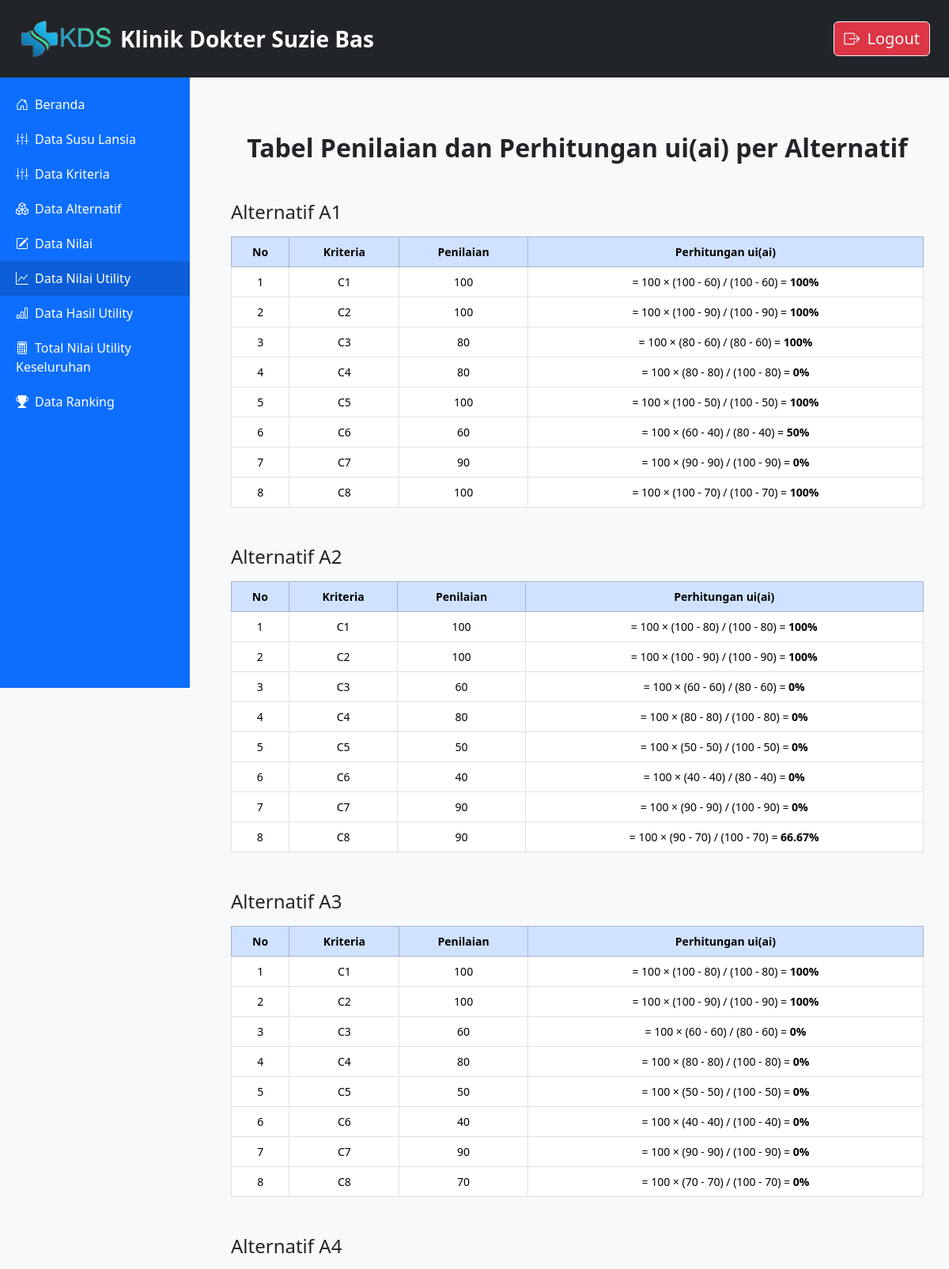
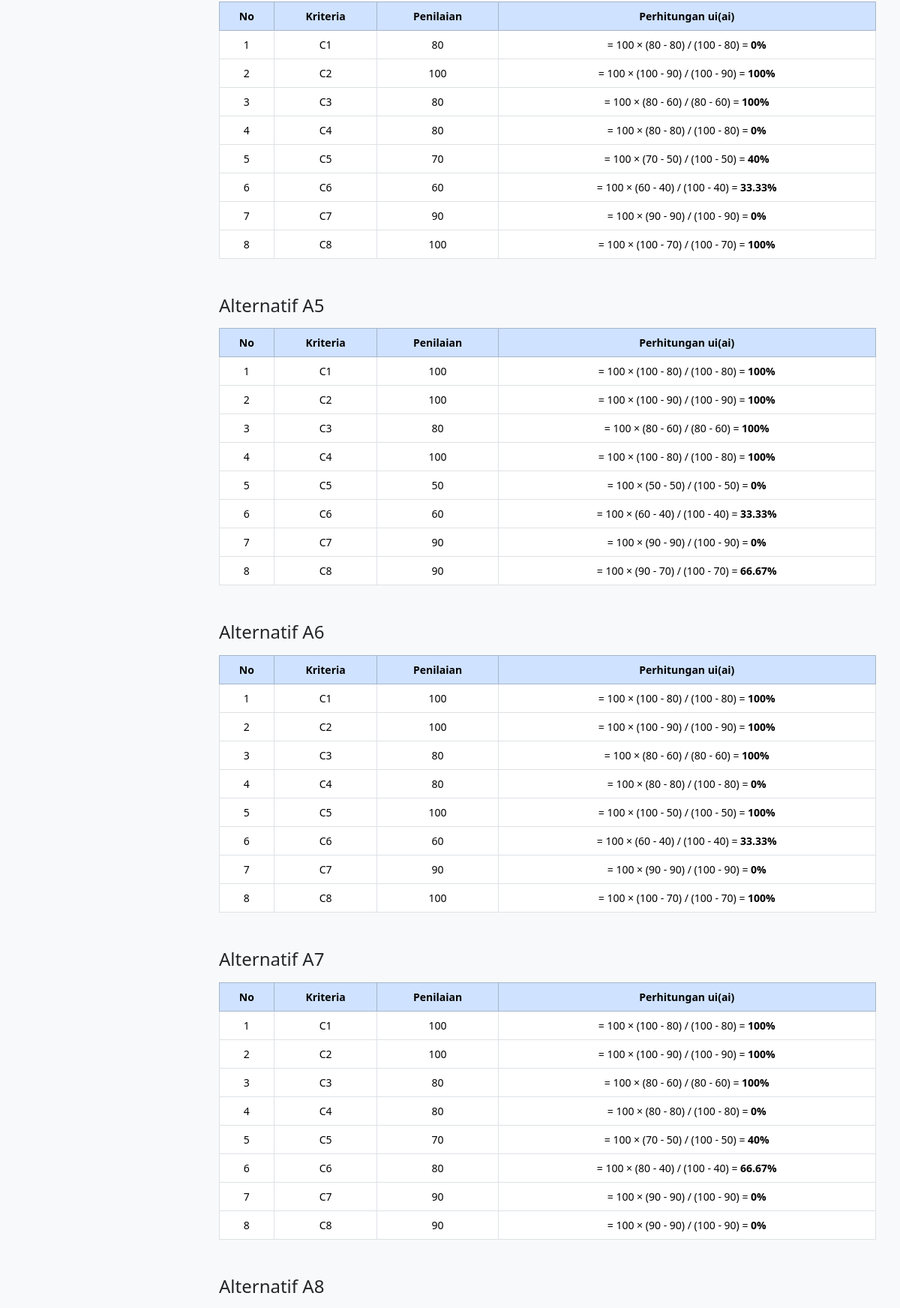
/datanilaiutility.php (upper part), run on the app's committed database (2 pictures, top to bottom).
### tables this page shows
CREATE TABLE `nilai` (
  `id` int(11) NOT NULL,
  `alternatif` varchar(10) DEFAULT NULL,
  `C1` int(11) DEFAULT NULL,
  `C2` int(11) DEFAULT NULL,
  `C3` int(11) DEFAULT NULL,
  `C4` int(11) DEFAULT NULL,
  `C5` int(11) DEFAULT NULL,
  `C6` int(11) DEFAULT NULL,
  `C7` int(11) DEFAULT NULL,
  `C8` int(11) DEFAULT NULL
);

### datanilaiutility.php (the view, shortened to what this page needs)
<?php
include 'config.php';
function hitungUi($nilai_max, $nilai_min, $nilai_aktual)
{
    if (($nilai_max - $nilai_min) != 0) {
        return 100 * (($nilai_aktual - $nilai_min) / ($nilai_max - $nilai_min));
    } else {
        return 0;
    }
}
$nilai_batas = [];
$result_batas = mysqli_query($conn, "SELECT * FROM nilai_batas");
while ($row = mysqli_fetch_assoc($result_batas)) {
    $alt = $row['alternatif'];
    $krit = $row['kriteria'];
    $nilai_batas[$alt][$krit] = [
        'max' => $row['nilai_max'],
        'min' => $row['nilai_min']
    ];
}
$query = mysqli_query($conn, "SELECT * FROM nilai ORDER BY id ASC");
?>
<!DOCTYPE html>
<html lang="en">
<head>
    <link href="https://cdn.jsdelivr.net/npm/bootstrap@5.3.2/dist/css/bootstrap.min.css" rel="stylesheet">
    <link href="https://cdn.jsdelivr.net/npm/bootstrap-icons@1.10.5/font/bootstrap-icons.css" rel="stylesheet">
</head>
<body>
    <nav class="navbar navbar-expand-lg navbar-dark bg-dark fixed-top">
        <div class="container-fluid px-4">
            <a class="navbar-brand d-flex align-items-center" >
                <img src="logo.png" alt="Logo" width="120" class="d-inline-block align-text-top me-2">
                <span>Klinik Dokter Suzie Bas</span>
            </a>
            <div class="d-flex ms-auto">
                <a href="logout.php" class="btn btn-danger btn-outline-light fs-5">
                    <i class="bi bi-box-arrow-right me-1"></i> Logout
                </a>
            </div>
        </div>
    </nav>
    <div class="sidebar">
        <a href="home.php" style="margin-top: 20px;"><i class="bi bi-house-door me-2"></i>Beranda</a>
        <a href="datasusulansia.php"><i class="bi bi-sliders2-vertical me-2"></i>Data Susu Lansia</a>
        <a href="datakriteria.php"><i class="bi bi-sliders2-vertical me-2"></i>Data Kriteria</a>
        <a href="dataalternatif.php"><i class="bi bi-boxes me-2"></i>Data Alternatif</a>
        <a href="datanilai.php"><i class="bi bi-pencil-square me-2"></i>Data Nilai</a>
        <a href="datanilaiutility.php" class="active"><i class="bi bi-graph-up me-2"></i>Data Nilai Utility</a>
        <a href="datahasilutility.php"><i class="bi bi-bar-chart me-2"></i>Data Hasil Utility</a>
        <a href="datatotalnilaiutilitykeseluruhan.php"><i class="bi bi-calculator me-2"></i>Total Nilai Utility Keseluruhan</a>
        <a href="dataranking.php"><i class="bi bi-trophy-fill me-2"></i>Data Ranking</a>
    </div>
    <div class="main-content">
        <div class="container mt-5">
            <h2 class="mb-4 text-center fw-bold">Tabel Penilaian dan Perhitungan ui(ai) per Alternatif</h2>
            <?php
            while ($data = mysqli_fetch_assoc($query)) {
                $alt = $data['alternatif'];
                echo "<h4 class='mt-5 mb-3'>Alternatif {$alt}</h4>";
                echo "<table class='table table-bordered'>";
                echo "<thead class='table-primary'>";
                echo "<tr><th>No</th><th>Kriteria</th><th>Penilaian</th><th>Perhitungan ui(ai)</th></tr>";
                echo "</thead><tbody>";
                $no = 1;
                foreach ($nilai_batas[$alt] as $kriteria => $batas) {
                    $penilaian = $data[$kriteria];
                    $nilai_max = $batas['max'];
                    $nilai_min = $batas['min'];
                    $ui = hitungUi($nilai_max, $nilai_min, $penilaian);
                    echo "<tr>";
                    echo "<td>{$no}</td>";
                    echo "<td>{$kriteria}</td>";
                    echo "<td>{$penilaian}</td>";
                    echo "<td>= 100 × ({$penilaian} - {$nilai_min}) / ({$nilai_max} - {$nilai_min}) = <strong>" . round($ui, 2) . "%</strong></td>";
                    echo "</tr>";
                    $no++;
                }
                echo "</tbody></table>";
            }
            ?>
        </div>
    </div>
</body>
</html>

### datanilaiutility.php (style rules this page uses)
table { font-size: 14px; margin-bottom: 50px; }
th, td { text-align: center; vertical-align: middle; }
body { background-color: #f8f9fa; }
.sidebar { height: 100vh; position: fixed; top: 70px; left: 0; width: 240px; background-color: #0d6efd; color: white; padding-top: 20px; }
.sidebar a { color: white; text-decoration: none; padding: 10px 20px; display: block; }
.sidebar a:hover, .sidebar a.active { background-color: #0b5ed7; }
.main-content { margin-left: 260px; margin-top: 90px; padding: 30px 20px; }
.navbar { z-index: 1030; }
.navbar-brand span { font-size: 28px; font-weight: bold; }

### data on the page
nilai: alternatif "A1", kriteria "C1", C1 "100", nilai_min "60", kriteria "C2", C2 "100", nilai_min "90", kriteria "C3", C3 "80", C3 "100", kriteria "C4", C4 "80", nilai_max "100", C4 "0", kriteria "C5", C5 "100", nilai_min "50", kriteria "C6", C6 "60", nilai_min "40", nilai_max "80", C6 "50", kriteria "C7", C7 "90", C7 "0", kriteria "C8", C8 "100", nilai_min "70"
nilai: alternatif "A2", kriteria "C1", C1 "100", nilai_min "80", kriteria "C2", C2 "100", nilai_min "90", kriteria "C3", C3 "60", nilai_max "80", C3 "0", kriteria "C4", C4 "80", nilai_max "100", C4 "0", kriteria "C5", C5 "50", C5 "0", kriteria "C6", C6 "40", C6 "0", kriteria "C7", C7 "90", C7 "0", kriteria "C8", C8 "90", nilai_min "70", C8 "66.67"
nilai: alternatif "A3", kriteria "C1", C1 "100", nilai_min "80", kriteria "C2", C2 "100", nilai_min "90", kriteria "C3", C3 "60", nilai_max "80", C3 "0", kriteria "C4", C4 "80", nilai_max "100", C4 "0", kriteria "C5", C5 "50", C5 "0", kriteria "C6", C6 "40", C6 "0", kriteria "C7", C7 "90", C7 "0", kriteria "C8", C8 "70", C8 "0"
nilai: alternatif "A4", kriteria "C1", C1 "80", nilai_max "100", C1 "0", kriteria "C2", C2 "100", nilai_min "90", kriteria "C3", C3 "80", nilai_min "60", C3 "100", kriteria "C4", C4 "80", C4 "0", kriteria "C5", C5 "70", nilai_min "50", C5 "40", kriteria "C6", C6 "60", nilai_min "40", C6 "33.33", kriteria "C7", C7 "90", C7 "0", kriteria "C8", C8 "100", nilai_min "70"
nilai: alternatif "A5", kriteria "C1", C1 "100", nilai_min "80", kriteria "C2", C2 "100", nilai_min "90", kriteria "C3", C3 "80", nilai_min "60", C3 "100", kriteria "C4", C4 "100", kriteria "C5", C5 "50", nilai_max "100", C5 "0", kriteria "C6", C6 "60", nilai_min "40", C6 "33.33", kriteria "C7", C7 "90", C7 "0", kriteria "C8", C8 "90", nilai_min "70", C8 "66.67"
nilai: alternatif "A6", kriteria "C1", C1 "100", nilai_min "80", kriteria "C2", C2 "100", nilai_min "90", kriteria "C3", C3 "80", nilai_min "60", C3 "100", kriteria "C4", C4 "80", nilai_max "100", C4 "0", kriteria "C5", C5 "100", nilai_min "50", kriteria "C6", C6 "60", nilai_min "40", C6 "33.33", kriteria "C7", C7 "90", C7 "0", kriteria "C8", C8 "100", nilai_min "70"
nilai: alternatif "A7", kriteria "C1", C1 "100", nilai_min "80", kriteria "C2", C2 "100", nilai_min "90", kriteria "C3", C3 "80", nilai_min "60", C3 "100", kriteria "C4", C4 "80", nilai_max "100", C4 "0", kriteria "C5", C5 "70", nilai_min "50", C5 "40", kriteria "C6", C6 "80", nilai_min "40", C6 "66.67", kriteria "C7", C7 "90", C7 "0", kriteria "C8", C8 "90", C8 "0"
nilai: alternatif "A8"
